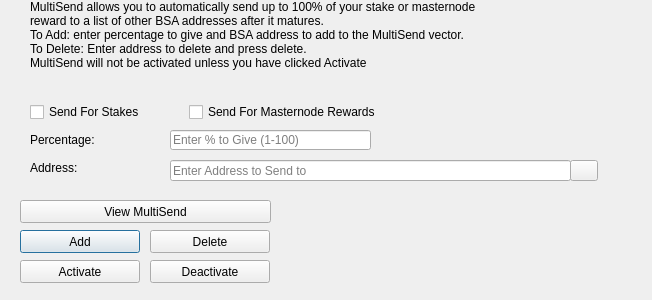
<?xml version="1.0" encoding="UTF-8"?>
<ui version="4.0">
 <class>MultiSendDialog</class>
 <widget class="QDialog" name="MultiSendDialog">
  <property name="windowModality">
   <enum>Qt::NonModal</enum>
  </property>
  <property name="geometry">
   <rect>
    <x>0</x>
    <y>0</y>
    <width>652</width>
    <height>300</height>
   </rect>
  </property>
  <property name="windowTitle">
   <string>MultiSend</string>
  </property>
  <widget class="QLineEdit" name="multiSendPercentEdit">
   <property name="geometry">
    <rect>
     <x>170</x>
     <y>130</y>
     <width>201</width>
     <height>20</height>
    </rect>
   </property>
   <property name="toolTip">
    <string>Enter whole numbers 1 - 100</string>
   </property>
   <property name="placeholderText">
    <string>Enter % to Give (1-100)</string>
   </property>
  </widget>
  <widget class="QLineEdit" name="multiSendAddressEdit">
   <property name="geometry">
    <rect>
     <x>170</x>
     <y>160</y>
     <width>401</width>
     <height>21</height>
    </rect>
   </property>
   <property name="toolTip">
    <string/>
   </property>
   <property name="placeholderText">
    <string>Enter Address to Send to</string>
   </property>
  </widget>
  <widget class="QLabel" name="label_2">
   <property name="geometry">
    <rect>
     <x>30</x>
     <y>0</y>
     <width>451</width>
     <height>121</height>
    </rect>
   </property>
   <property name="lineWidth">
    <number>1</number>
   </property>
   <property name="text">
    <string>MultiSend allows you to automatically send up to 100% of your stake or masternode reward to a list of other BSA addresses after it matures.
To Add: enter percentage to give and BSA address to add to the MultiSend vector.
To Delete: Enter address to delete and press delete.
MultiSend will not be activated unless you have clicked Activate</string>
   </property>
   <property name="alignment">
    <set>Qt::AlignLeading|Qt::AlignLeft|Qt::AlignTop</set>
   </property>
   <property name="wordWrap">
    <bool>true</bool>
   </property>
  </widget>
  <widget class="QLabel" name="message">
   <property name="geometry">
    <rect>
     <x>290</x>
     <y>200</y>
     <width>351</width>
     <height>91</height>
    </rect>
   </property>
   <property name="text">
    <string/>
   </property>
  </widget>
  <widget class="QPushButton" name="addButton">
   <property name="geometry">
    <rect>
     <x>20</x>
     <y>230</y>
     <width>120</width>
     <height>23</height>
    </rect>
   </property>
   <property name="toolTip">
    <string/>
   </property>
   <property name="statusTip">
    <string>Add to MultiSend Vector</string>
   </property>
   <property name="text">
    <string>Add</string>
   </property>
  </widget>
  <widget class="QPushButton" name="disableButton">
   <property name="geometry">
    <rect>
     <x>150</x>
     <y>260</y>
     <width>120</width>
     <height>23</height>
    </rect>
   </property>
   <property name="statusTip">
    <string>Deactivate MultiSend</string>
   </property>
   <property name="text">
    <string>Deactivate</string>
   </property>
  </widget>
  <widget class="QPushButton" name="addressBookButton">
   <property name="geometry">
    <rect>
     <x>570</x>
     <y>160</y>
     <width>28</width>
     <height>21</height>
    </rect>
   </property>
   <property name="toolTip">
    <string>Choose an address from the address book</string>
   </property>
   <property name="text">
    <string/>
   </property>
   <property name="icon">
    <iconset resource="../bsa.qrc">
     <normaloff>:/icons/address-book</normaloff>:/icons/address-book</iconset>
   </property>
   <property name="shortcut">
    <string>Alt+A</string>
   </property>
   <property name="autoDefault">
    <bool>false</bool>
   </property>
  </widget>
  <widget class="QLabel" name="label">
   <property name="geometry">
    <rect>
     <x>30</x>
     <y>130</y>
     <width>121</width>
     <height>20</height>
    </rect>
   </property>
   <property name="toolTip">
    <string>Percentage of stake to send</string>
   </property>
   <property name="text">
    <string>Percentage:</string>
   </property>
  </widget>
  <widget class="QLabel" name="label_5">
   <property name="geometry">
    <rect>
     <x>30</x>
     <y>160</y>
     <width>111</width>
     <height>16</height>
    </rect>
   </property>
   <property name="toolTip">
    <string>Address to send portion of stake to</string>
   </property>
   <property name="text">
    <string>Address:</string>
   </property>
  </widget>
  <widget class="QPushButton" name="deleteButton">
   <property name="geometry">
    <rect>
     <x>150</x>
     <y>230</y>
     <width>120</width>
     <height>23</height>
    </rect>
   </property>
   <property name="toolTip">
    <string/>
   </property>
   <property name="statusTip">
    <string>Delete Address From MultiSend Vector</string>
   </property>
   <property name="text">
    <string>Delete</string>
   </property>
  </widget>
  <widget class="QPushButton" name="activateButton">
   <property name="geometry">
    <rect>
     <x>20</x>
     <y>260</y>
     <width>120</width>
     <height>23</height>
    </rect>
   </property>
   <property name="statusTip">
    <string>Activate MultiSend</string>
   </property>
   <property name="text">
    <string>Activate</string>
   </property>
  </widget>
  <widget class="QPushButton" name="viewButton">
   <property name="geometry">
    <rect>
     <x>20</x>
     <y>200</y>
     <width>251</width>
     <height>23</height>
    </rect>
   </property>
   <property name="toolTip">
    <string/>
   </property>
   <property name="statusTip">
    <string>View MultiSend Vector</string>
   </property>
   <property name="text">
    <string>View MultiSend</string>
   </property>
  </widget>
  <widget class="QWidget" name="horizontalLayoutWidget">
   <property name="geometry">
    <rect>
     <x>30</x>
     <y>100</y>
     <width>351</width>
     <height>24</height>
    </rect>
   </property>
   <layout class="QHBoxLayout" name="horizontalLayout">
    <item>
     <widget class="QCheckBox" name="multiSendStakeCheckBox">
      <property name="text">
       <string>Send For Stakes</string>
      </property>
     </widget>
    </item>
    <item>
     <widget class="QCheckBox" name="multiSendMasternodeCheckBox">
      <property name="text">
       <string>Send For Masternode Rewards</string>
      </property>
     </widget>
    </item>
   </layout>
  </widget>
 </widget>
 <resources>
  <include location="../bsa.qrc"/>
 </resources>
 <connections/>
</ui>
